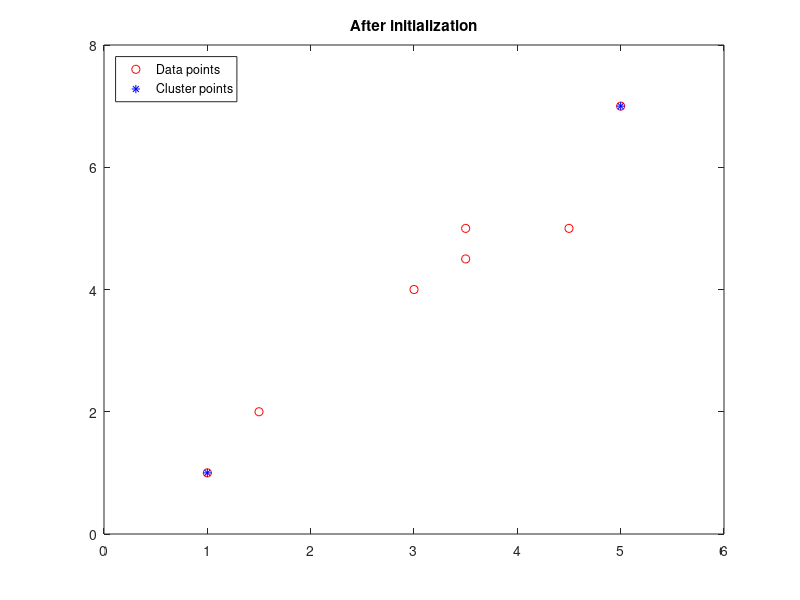

Write MATLAB code to recreate this figure. (Note: this script raises an error after producing the figure.)
% Main script for lab 1. 

%Task 1
data=[1 1;1.5 2;3 4;5 7;3.5 5;4.5 5;3.5 4.5]'; %given data

%Plotting the initial set up.
plot(data(1,:),data(2,:),'ro');
hold on
plot(data(1,[1 4]),data(2,[1 4]),'b*')
xlim([0 max(data(1,:))+1]);
ylim([0 max(data(2,:))+1]);
title('After initialization')
legend('Data points','Cluster points','Location','NorthWest')

figure;
q=kmeans(data,2,2)


%% Task 2
files={'parrot.jpg';'jimi.jpg';'colorburst.jpg'};

%iterate over all images
for kt=1:length(files)
files{kt}%Print current image

%read image
pic=imread(files{kt});
pic=im2double(pic);

%Re arrange data to fit our algorithm.
picsize=size(pic);
R=pic(:,:,1);
G=pic(:,:,2);
B=pic(:,:,3);
Rvec=reshape(R,1,picsize(1)*picsize(2));
Gvec=reshape(G,1,picsize(1)*picsize(2));
Bvec=reshape(B,1,picsize(1)*picsize(2));
data=[Rvec;Gvec;Bvec];

colors=[8,16,64];
%Apply the algorithm for all K listed in the colors vector.
for color=colors
    tic
    color
    
    %Apply the algorithm to the data
    q_vec = kmeans(data,3,color);
    rdypic=data;

    %replace all data points with the closest cluster point
    for it=1:length(rdypic)
        col=find_association(q_vec,rdypic(:,it));
        rdypic(:,it)=q_vec(:,col);
    end

    %re arrange the result to the standard image form.
    Rvec=rdypic(1,:);
    Gvec=rdypic(2,:);
    Bvec=rdypic(3,:);
    im=zeros(picsize(1),picsize(2),3);
    im(:,:,1)=reshape(Rvec,picsize(1),picsize(2));
    im(:,:,2)=reshape(Gvec,picsize(1),picsize(2));
    im(:,:,3)=reshape(Bvec,picsize(1),picsize(2));

    %present the result
    figure;
    subplot(1,2,1);
    imshow(pic);
    title(sprintf('Full color\n'))
    subplot(1,2,2);
    imshow(im);
    title([sprintf('Reconstructed using\n') num2str(color) ' colors'])
    toc
end
end